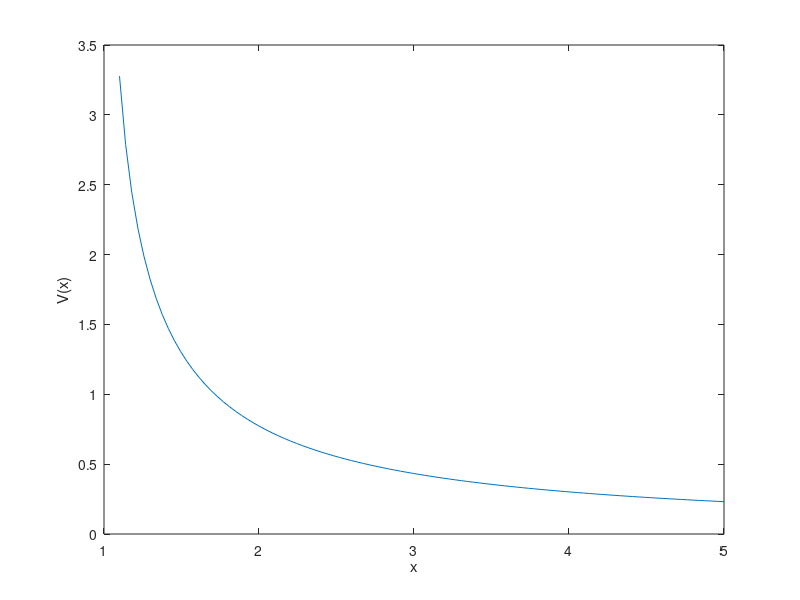

This chart was generated by the following MATLAB code: (Note: this script raises an error after producing the figure.)
clear;

% First case (1D line charge)
r = linspace(1.1,5,100);    % displacement from origin along x-axis
r_p = linspace(0,1,100);    % source displacement vector
f = @(r,r_p) 2 .* r_p./(r - r_p);   % functional form of integral (1/(4*pi*epsilon_0) set to unity)
n = length(r);
V = [];
for d = r(1:n)
    V = [V,trapz(r_p,f(d,r_p))];    % trapezoidal method for taking integral

end 

figure(1)
plot(r,V)
xlabel('x')
ylabel('V(x)')

% Solving for E field
[E_neg,rc] = Der(V,r);  % derivative of potential using central diff.
E = -E_neg;             % E field is neg. of the gradient of potential

figure(2)
plot(rc,E)
xlabel('x')
ylabel('E(x)')

% Second case (2d line charge)
x = linspace(1,5,80);  % displacement from origin along x-axis
y = linspace(2,6,80);  % displacement from origin along y-axis
x_p = linspace(0,1,100);    % displacement vector of first line charge
y_p = linspace(1,2,100);    % displacement vector of second line charge

f1 = @(x,y,x_p) x_p.^2 ./sqrt((x-x_p).^2 + y.^2);   % functional form of integral for potential of first line charge

f2 = @(x,y,y_p) y_p ./sqrt(x.^2 + (y-y_p).^2);      % functional form of integral for potential of second line charge

V = zeros(length(x),length(y));
for i = 1:length(x)
    for j = 1:length(y)
        
        V1 = trapz(x_p,f1(x(i),y(j),x_p)) ;         % potential V is sum of potentials from each line charge
        V2 = trapz(y_p,f2(x(i),y(j),y_p)) ; 
        V(i,j) = V1 + V2;
    end    
    
end    


figure(3)
mesh(x,y,V)
xlabel('x')
ylabel('y')
zlabel('V(x,y)')
az = 45;
el = 45;
view(az,el);


% Solving for E field
delta_x = diff(x);
delta_y = diff(y);
Ex = -diff(V)./delta_x(1); 
Ey = -diff(V,1,2)./delta_y(1);
xc = 0.5*conv2(x,[1,1],'valid');    % since the above equations solved for the average E field between adjacent
yc = 0.5*conv2(y,[1,1],'valid');    % points, we need to take the avg. x and y positions between points 

figure(4)
mesh(y,xc,Ex)
xlabel('x')
ylabel('y')
zlabel('Ex(x,y)')
az = 45;
el = 45;
view(az,el);

figure(5)
mesh(yc,x,Ey)
xlabel('x')
ylabel('y')
zlabel('Ey(x,y)')
az = 45;
el  =45;
view(az,el);

% Third case (2d disk of charge)
x = linspace(-4,4,160);
y = linspace(-4,4,160);
z = 1;


V = zeros(length(x),length(y));

%Using MATLAB double integral function to solve potential
for i = 1:length(x)
    for j = 1:length(y)
        f = @ (r,theta) cos(theta).* r.^2./sqrt((x(i)-r.*cos(theta)).^2 + (y(j)-r.*sin(theta)).^2 + z.^2);
        V(i,j) = integral2(f,0,2,0,2*pi) ; 
    end    

end    

figure(6)
mesh(x,y,V)
xlabel('x')
ylabel('y')
zlabel('V(x,y)')


% Solving for E field
delta_x = diff(x);
delta_y = diff(y);
Ex = -diff(V)./delta_x(1);   %taking difference in V down columns
Ey  = -diff(V,1,2)./delta_y(1);   %taking diff in V across rows 
xc = 0.5*conv2(x,[1,1],'valid');
yc = 0.5*conv2(y,[1,1],'valid');

figure(7)
mesh(y,xc,Ex)
xlabel('x')
ylabel('y')
zlabel('Ex(x,y)')

figure(8)
mesh(yc,x,Ey)
xlabel('x')
ylabel('y')
zlabel('Ey(x,y)')

